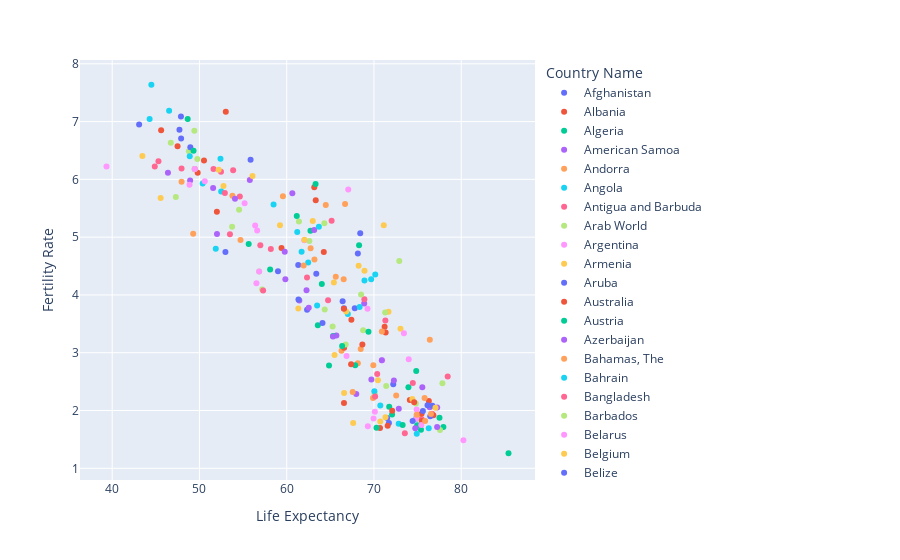

Notebook code for this chart:
### Code cell
fig = px.scatter(grouped_df,x='Life Expectancy', y='Fertility Rate', color=grouped_df.index)
fig.show()
